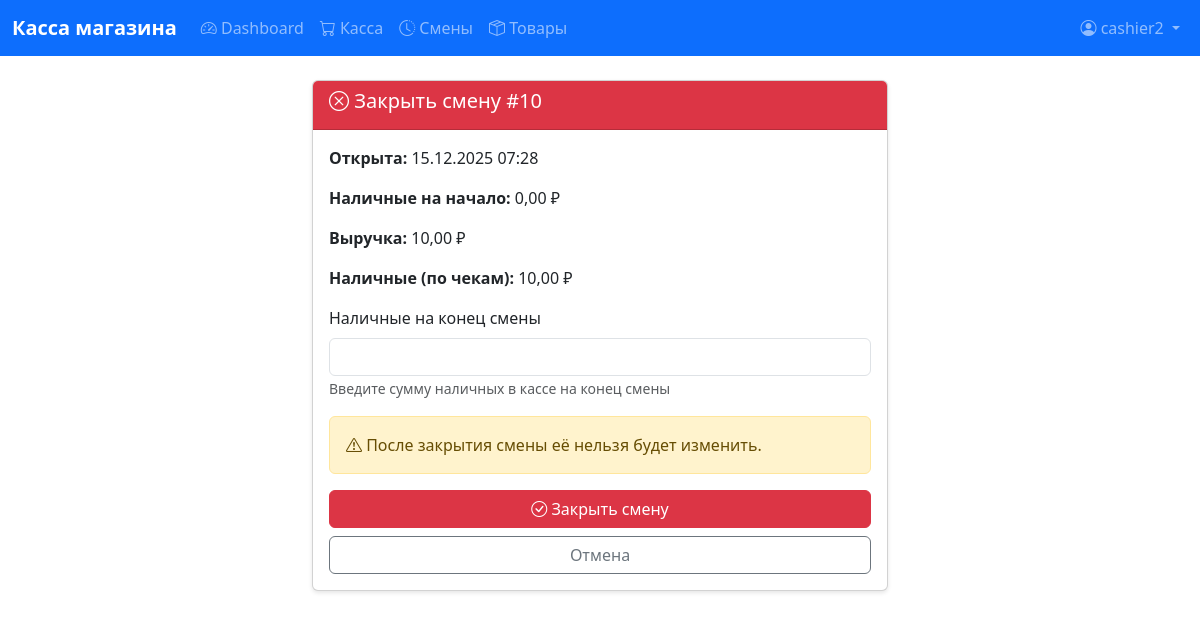
Page /shifts/10/close/ (signed in) on the committed database.
### core/models.py (models this page shows, shortened)
class Shift(models.Model):
    STATUS_OPEN = 'OPEN'
    STATUS_CLOSED = 'CLOSED'
    STATUS_CHOICES = [
        (STATUS_OPEN, 'Открыта'),
        (STATUS_CLOSED, 'Закрыта'),
    ]
    cashier = models.ForeignKey(User, on_delete=models.CASCADE, related_name='shifts', verbose_name='Кассир')
    opened_at = models.DateTimeField(auto_now_add=True, verbose_name='Открыта')
    closed_at = models.DateTimeField(null=True, blank=True, verbose_name='Закрыта')
    status = models.CharField(max_length=10, choices=STATUS_CHOICES, default=STATUS_OPEN, verbose_name='Статус')
    opening_cash = models.DecimalField(max_digits=10, decimal_places=2, default=Decimal('0.00'), verbose_name='Наличные на начало')
    closing_cash = models.DecimalField(max_digits=10, decimal_places=2, null=True, blank=True, verbose_name='Наличные на конец')
    created_at = models.DateTimeField(auto_now_add=True, verbose_name='Создана')
    updated_at = models.DateTimeField(auto_now=True, verbose_name='Обновлена')
    class Meta:
        verbose_name = 'Смена'
        verbose_name_plural = 'Смены'
        ordering = ['-opened_at']
    @property
    def total_cash(self):
        sales = self.receipts.filter(
            payment_method=Receipt.PAYMENT_CASH,
            receipt_type=Receipt.RECEIPT_SALE
        ).aggregate(total=models.Sum('total_amount'))['total'] or Decimal('0.00')
        returns = self.receipts.filter(
            payment_method=Receipt.PAYMENT_CASH,
            receipt_type=Receipt.RECEIPT_RETURN
        ).aggregate(total=models.Sum('total_amount'))['total'] or Decimal('0.00')
        return sales - returns
    @property
    def total_amount(self):
        sales = self.receipts.filter(receipt_type=Receipt.RECEIPT_SALE).aggregate(
            total=models.Sum('total_amount')
        )['total'] or Decimal('0.00')
        returns = self.receipts.filter(receipt_type=Receipt.RECEIPT_RETURN).aggregate(
            total=models.Sum('total_amount')
        )['total'] or Decimal('0.00')
        return sales - returns

### core/views.py (the view, shortened to what this page needs)
# urls.py: path('shifts/<int:shift_id>/close/', views.shift_close, name='shift_close'),
@login_required
def shift_close(request, shift_id):
    shift = get_object_or_404(Shift, id=shift_id)
    user = request.user
    if not (user.is_staff or user.is_superuser) and shift.cashier != user:
        return redirect('shifts_list')
    if shift.status == Shift.STATUS_CLOSED:
        return redirect('shift_detail', shift_id=shift_id)
    return render(request, 'core/shift_close.html', {'shift': shift})

### templates/core/shift_close.html (shortened to what this page needs)
{% extends 'core/base.html' %}
{% block content %}
<div class="row justify-content-center">
    <div class="col-md-6">
        <div class="card">
            <div class="card-header bg-danger text-white">
                <h5><i class="bi bi-x-circle"></i> Закрыть смену #{{ shift.id }}</h5>
            </div>
            <div class="card-body">
                <div class="mb-3">
                    <p><strong>Открыта:</strong> {{ shift.opened_at|date:"d.m.Y H:i" }}</p>
                    <p><strong>Наличные на начало:</strong> {{ shift.opening_cash|floatformat:2 }} ₽</p>
                    <p><strong>Выручка:</strong> {{ shift.total_amount|floatformat:2 }} ₽</p>
                    <p><strong>Наличные (по чекам):</strong> {{ shift.total_cash|floatformat:2 }} ₽</p>
                </div>
                <form method="post">
                    <div class="mb-3">
                        <label for="closing_cash" class="form-label">Наличные на конец смены</label>
                        <input type="number" class="form-control" id="closing_cash"
                               name="closing_cash" step="0.01" min="0">
                        <small class="form-text text-muted">Введите сумму наличных в кассе на конец смены</small>
                    </div>
                    <div class="alert alert-warning">
                        <i class="bi bi-exclamation-triangle"></i> После закрытия смены её нельзя будет изменить.
                    </div>
                    <div class="d-grid gap-2">
                        <button type="submit" class="btn btn-danger">
                            <i class="bi bi-check-circle"></i> Закрыть смену
                        </button>
                        <a href="{% url 'shift_detail' shift.id %}" class="btn btn-outline-secondary">
                            Отмена
                        </a>
                    </div>
                </form>
            </div>
        </div>
    </div>
</div>
{% endblock %}

### templates/core/base.html (shortened to what this page needs)
<!DOCTYPE html>
<html lang="ru">
<head>
    <link href="https://cdn.jsdelivr.net/npm/bootstrap@5.3.0/dist/css/bootstrap.min.css" rel="stylesheet">
    <link href="https://cdn.jsdelivr.net/npm/bootstrap-icons@1.11.0/font/bootstrap-icons.css" rel="stylesheet">
</head>
<body>
    <nav class="navbar navbar-expand-lg navbar-dark bg-primary">
        <div class="container-fluid">
            <a class="navbar-brand" href="{% url 'dashboard' %}">
                 Касса магазина
            </a>
            <div class="collapse navbar-collapse" id="navbarNav">
                <ul class="navbar-nav me-auto">
                    <li class="nav-item">
                        <a class="nav-link" href="{% url 'dashboard' %}">
                            <i class="bi bi-speedometer2"></i> Dashboard
                        </a>
                    </li>
                    {% if not user.is_staff and not user.is_superuser %}
                    <li class="nav-item">
                        <a class="nav-link" href="{% url 'pos' %}">
                            <i class="bi bi-cart"></i> Касса
                        </a>
                    </li>
                    {% endif %}
                    <li class="nav-item">
                        <a class="nav-link" href="{% url 'shifts_list' %}">
                            <i class="bi bi-clock-history"></i> Смены
                        </a>
                    </li>
                    <li class="nav-item">
                        <a class="nav-link" href="{% url 'products_list' %}">
                            <i class="bi bi-box-seam"></i> Товары
                        </a>
                    </li>
                </ul>
                <ul class="navbar-nav">
                    <li class="nav-item dropdown">
                        <a class="nav-link dropdown-toggle" href="#" id="navbarDropdown" role="button" data-bs-toggle="dropdown">
                            <i class="bi bi-person-circle"></i> {{ user.username }}
                        </a>
                    </li>
                </ul>
            </div>
        </div>
    </nav>
    <div class="container-fluid mt-4">
        {% block content %}{% endblock %}
    </div>
</body>
</html>

### templates/core/base.html (style rules this page uses)
.navbar-brand { font-weight: bold; }
.card { box-shadow: 0 2px 4px rgba(0,0,0,0.1); margin-bottom: 20px; }

### rows in the picture
Shift: id "10", opened_at "15.12.2025 07:28", opening_cash "0,00", total_amount "10,00", total_cash "10,00"

### other values in the picture
{{ user.username }} "cashier2"
